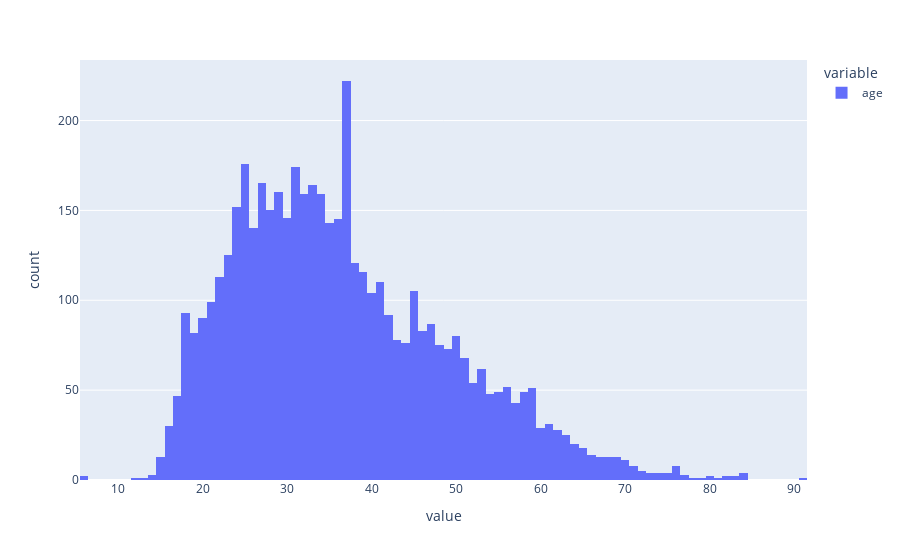

Source (notebook cell):
### Code cell
fig = px.histogram(df.age)
fig.show()

### Figure 1 — Plotly figure (JSON) as saved in the notebook; plotly's stock layout.template omitted (floating-point values rounded to 4 significant figures; data arrays with more than 128 entries replaced by an {"elided": "..."} marker saying what was removed)
{"data": [{"alignmentgroup": "True", "bingroup": "x", "hovertemplate": "variable=age<br>value=%{x}<br>count=%{y}<extra></extra>", "legendgroup": "age", "marker": {"color": "#636efa", "pattern": {"shape": ""}}, "name": "age", "offsetgroup": "age", "orientation": "v", "showlegend": true, "type": "histogram", "x": {"elided": "4895 float values"}, "xaxis": "x", "yaxis": "y"}], "layout": {"barmode": "relative", "legend": {"title": {"text": "variable"}, "tracegroupgap": 0}, "margin": {"t": 60}, "xaxis": {"anchor": "y", "domain": [0, 1], "title": {"text": "value"}}, "yaxis": {"anchor": "x", "domain": [0, 1], "title": {"text": "count"}}}}
